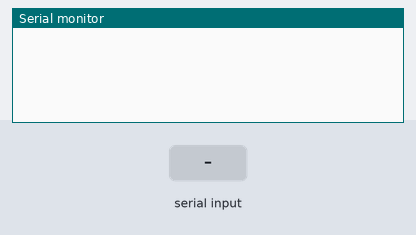
The sketch below on a simulated Arduino Uno, built with avr-gcc and run on an emulated ATmega328P. Shown: the last lines printed to the serial monitor. The test bench sets the inputs (shaded band).

Above: at 1.2 s.
1.3 s: "p1\n" received over Serial
At 1.7 s:
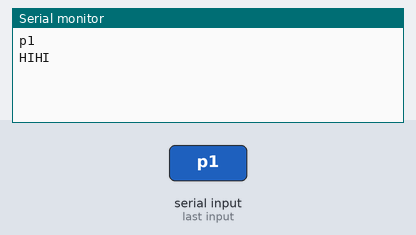
2.8 s: "q\n" received over Serial
At 4.0 s:
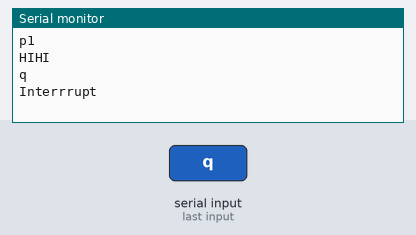
4.3 s: "1\n" received over Serial
At 5.4 s:
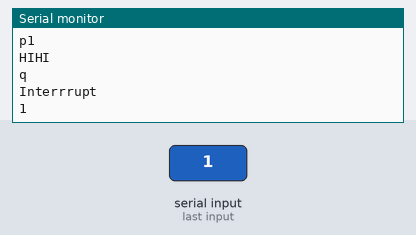

Measured:
- after the input at 1.3 s, the serial monitor: prints a new line at once (image 1)
- after the input at 2.8 s, the serial monitor: prints a new line at once (image 2)
- after the input at 4.3 s, the serial monitor: prints a new line after 0.50 s (image 3)

The sketch:

test_first_time.ino
```cpp
//String receive_from_pi();
void setup() {
  // put your setup code here, to run once:
  Serial.begin(9600);

}

void loop()
{
  // put your main code here, to run repeatedly:
  if(Serial.available() > 0)
  {
    String pi_cmd = Serial.readStringUntil('\n');
    Serial.println(pi_cmd);
    if(pi_cmd == "p1")
  {
    Serial.println("HIHI");
    delay(1000);
  }
  if(pi_cmd == "q")
  {
    Serial.println("Interrrupt");
    delay(2000);
  }
  }
  //String pi_cmd = "";
  //pi_cmd = receive_from_pi();

}

//String receive_from_pi(){}
```
